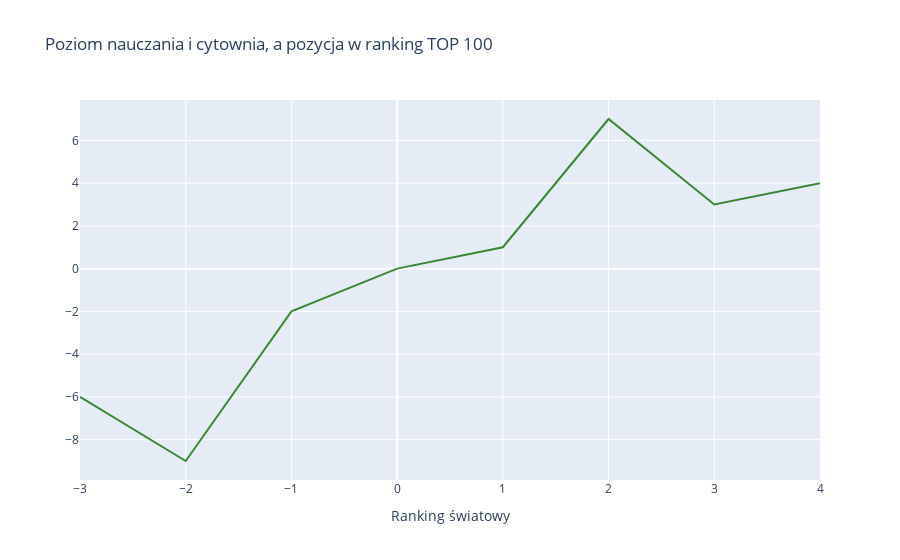

Notebook source saved alongside this figure:
### Code cell
x = [-3, -2, -1, 0, 1, 2, 3, 4]
y = [-6, -9, -2, 0, 1, 7, 3, 4]

trace1 = go.Scatter(
                    x = x,
                    y = y,
                    mode= 'lines',
                    name = "Cytowania", 
                    marker = dict(color='rgba(16,112,2,0.8)'))
data = [trace1]

layout = dict(title = "Poziom nauczania i cytownia, a pozycja w ranking TOP 100",
              xaxis=dict(title="Ranking światowy", 
                       
                        zeroline = True))
fig =dict(data=data, layout=layout)
iplot(fig)

### Figure 1 — Plotly figure (JSON) as saved in the notebook; plotly's stock layout.template omitted (floating-point values rounded to 4 significant figures)
{"data": [{"marker": {"color": "rgba(16,112,2,0.8)"}, "mode": "lines", "name": "Cytowania", "type": "scatter", "x": [-3, -2, -1, 0, 1, 2, 3, 4], "y": [-6, -9, -2, 0, 1, 7, 3, 4]}], "layout": {"title": {"text": "Poziom nauczania i cytownia, a pozycja w ranking TOP 100"}, "xaxis": {"title": {"text": "Ranking światowy"}, "zeroline": true}}}
